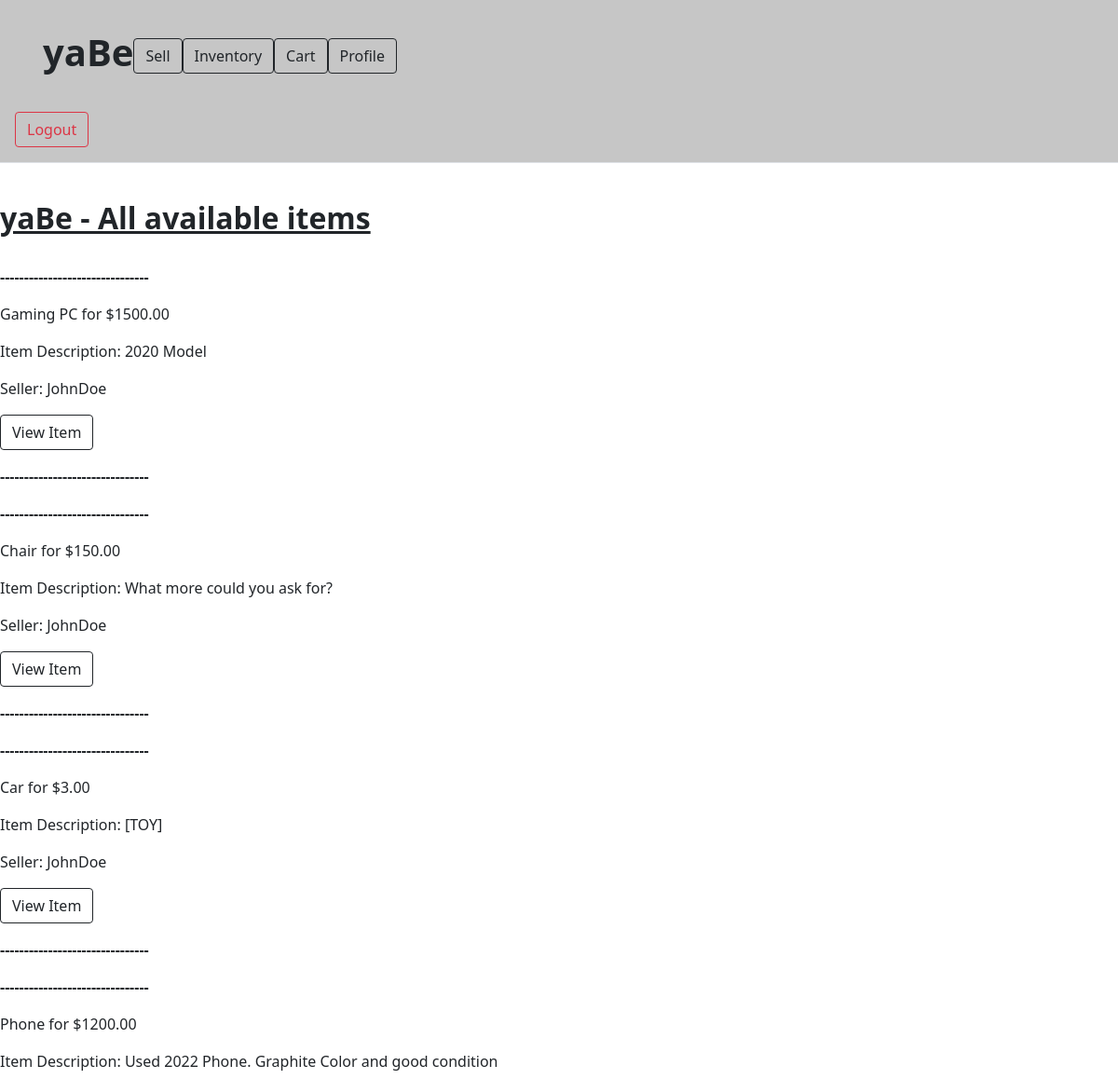
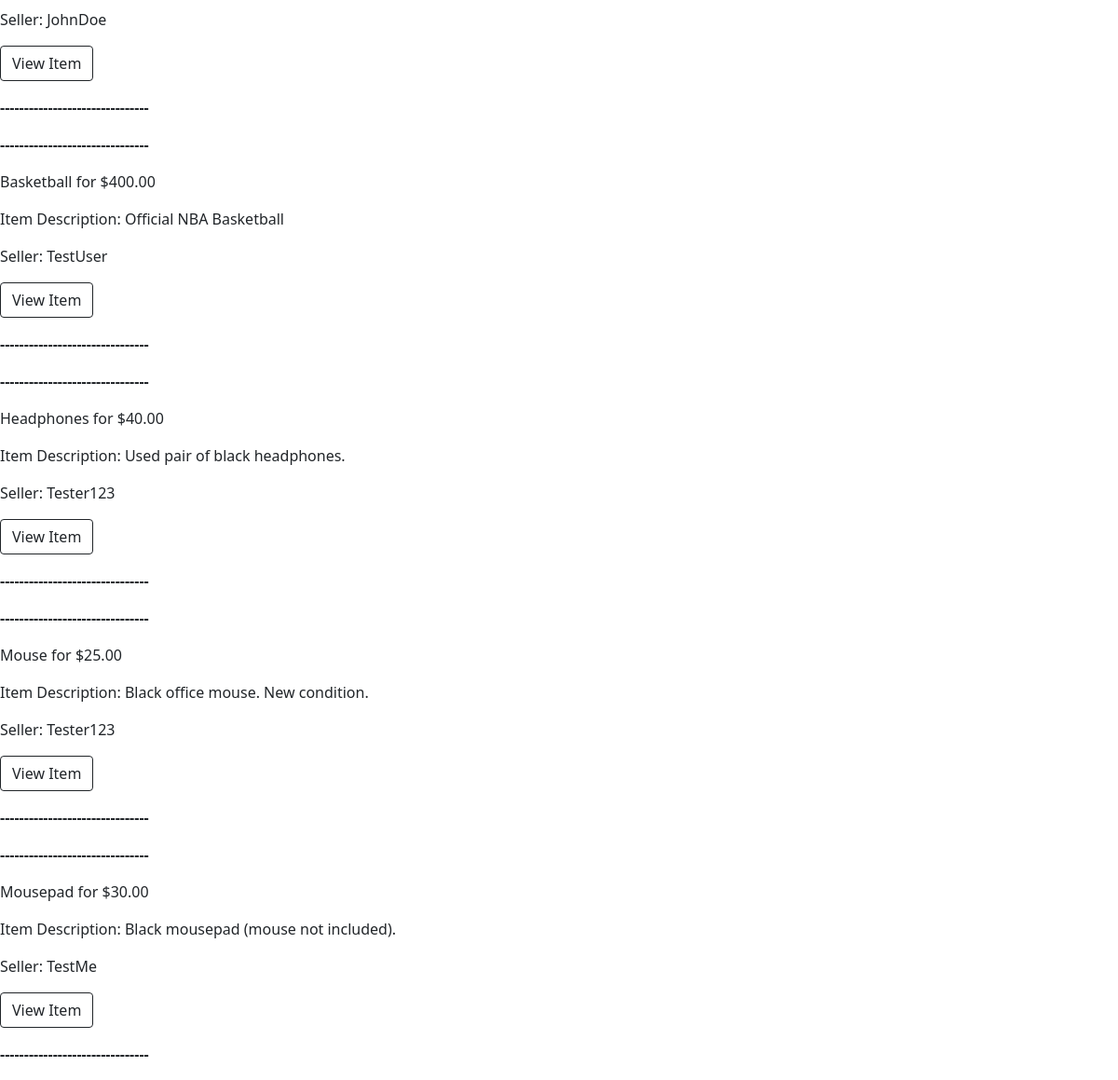
The page /see_all_items (signed in) on the database its author committed (2 pictures, top to bottom).
### app/models.py (models this page shows)
class Item(db.Model):
 id = db.Column(db.Integer, primary_key = True)
 name = db.Column(db.String(128))
 price = db.Column(db.Float)
 image = db.Column(db.String(256)) #changed from LargeBinary to String--this will be the name of the image
 description = db.Column(db.String(256))
 user_seller_name = db.Column(db.String, db.ForeignKey('user.username'))

### app/routes.py (the view)
@appObj.route('/see_all_items', methods =  ['GET', 'POST'])
@login_required
def see_all_items():
 items = Item.query.all()
 return render_template('see_all_items.html', items = items)

### app/models.py (called while the page is built)
@login.user_loader
def load_user(id):
 return User.query.get(int(id))

### app/templates/see_all_items.html (shortened to what this page needs)
<!doctype html>
<html lang="en">
  <head>
     <link href="https://cdn.jsdelivr.net/npm/bootstrap@5.0.2/dist/css/bootstrap.min.css" rel="stylesheet">
    <body>
    <body>
<main>
  <header class="p-3 mb-3 border-bottom" style= "background: #c6c6c6">
    <div class="container p-3 mb-3" style="background: #c6c6c6"">
     <div class="d-flex flex-wrap align-items-center justify-content-center justify-content-lg-start"</div>
        <a href="/home" class="d-flex align-items-center mb-2 mb-lg-0 text-dark text-decoration-none">
         <h1> <b> yaBe </b> </h1>
        </a>
        <ul class="nav col-12 col-lg-auto me-lg-auto mb-2 justify-content-center mb-md-0">
         <li> <a class="btn btn-outline-dark mr-2" href="sell_item" role="button">Sell</a> </li>
         <li> <a class="btn btn-outline-dark mr-2" href="see_all_items" role="button">Inventory</a> </li>
         <li> <a class="btn btn-outline-dark mr-2" href="cart" role="button">Cart</a></li>
         <li> <a class="btn btn-outline-dark" href="view_profile" role="button"> Profile </a></li>
        </ul>
        <br>
       </div>
     </div>
  <div class="d-flex flex-wrap align-items-center justify-content-center justify-content-lg-start" </div>
   <a class="btn btn-outline-danger mr-2" href="{{url_for('logout')}}" role="button"> Logout </a>
  </header>
  <br>
  <h2> <b><u> yaBe - All available items </b></u> </h2>
  <br>
  {% for item in items %}
     <p><b> ------------------------------- </b></p>
     <p> {{item.name}} for {{"$%.2f"|format(item.price)}} </p>
     <p> Item Description: {{item.description}} </p>
     <p> Seller: {{item.user_seller_name}} </p>
     <p> <a class="btn btn-outline-dark" href={{item.id}} role="button">View Item </a></p>
     <p> <b> ------------------------------- </b></p>
    {% endfor %}
</main>
  </body>
</html>

### rows shown on the page
Item: name "Gaming PC", price "$1500.00", description "2020 Model", user_seller_name "JohnDoe"
Item: name "Chair", price "$150.00", description "What more could you ask for?", user_seller_name "JohnDoe"
Item: name "Car", price "$3.00", description "[TOY]", user_seller_name "JohnDoe"
Item: name "Phone", price "$1200.00", description "Used 2022 Phone. Graphite Color and good condition", user_seller_name "JohnDoe"
Item: name "Basketball", price "$400.00", description "Official NBA Basketball", user_seller_name "TestUser"
Item: name "Headphones", price "$40.00", description "Used pair of black headphones.", user_seller_name "Tester123"
Item: name "Mouse", price "$25.00", description "Black office mouse. New condition.", user_seller_name "Tester123"
Item: name "Mousepad", price "$30.00", description "Black mousepad (mouse not included).", user_seller_name "TestMe"
